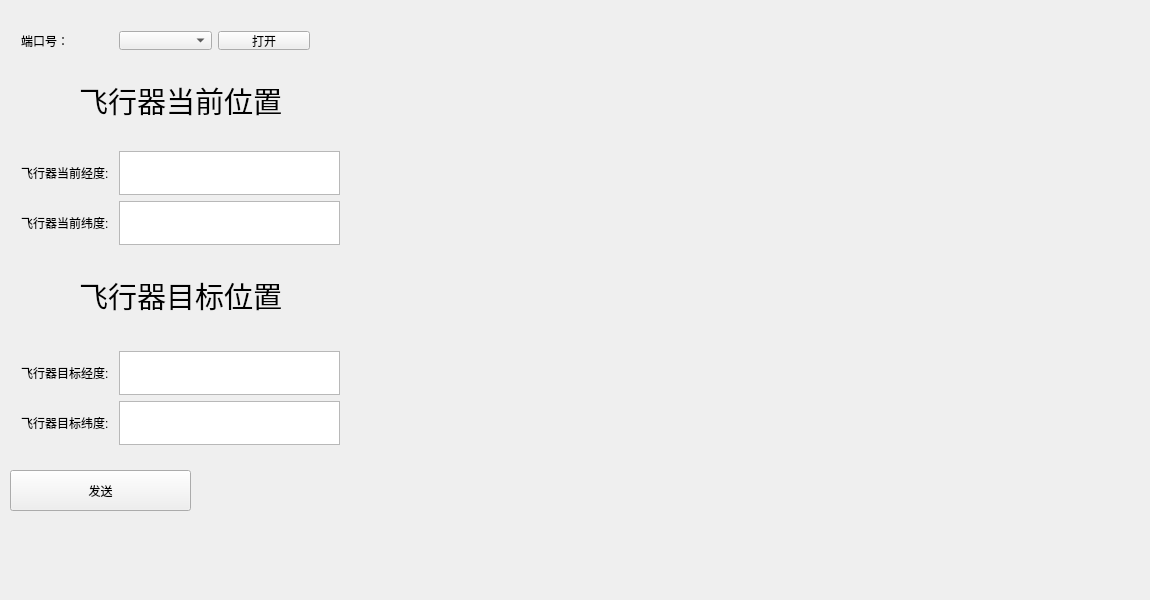
<?xml version="1.0" encoding="UTF-8"?>
<ui version="4.0">
 <class>widget</class>
 <widget class="QWidget" name="widget">
  <property name="geometry">
   <rect>
    <x>0</x>
    <y>0</y>
    <width>1150</width>
    <height>600</height>
   </rect>
  </property>
  <property name="minimumSize">
   <size>
    <width>1150</width>
    <height>598</height>
   </size>
  </property>
  <property name="maximumSize">
   <size>
    <width>1150</width>
    <height>600</height>
   </size>
  </property>
  <property name="windowTitle">
   <string>widget</string>
  </property>
  <widget class="QWidget" name="layoutWidget">
   <property name="geometry">
    <rect>
     <x>10</x>
     <y>340</y>
     <width>341</width>
     <height>116</height>
    </rect>
   </property>
   <layout class="QVBoxLayout" name="verticalLayout_2">
    <item>
     <layout class="QHBoxLayout" name="horizontalLayout_5">
      <item>
       <widget class="QLabel" name="label_6">
        <property name="text">
         <string>飞行器目标经度:</string>
        </property>
       </widget>
      </item>
      <item>
       <spacer name="horizontalSpacer_3">
        <property name="orientation">
         <enum>Qt::Horizontal</enum>
        </property>
        <property name="sizeHint" stdset="0">
         <size>
          <width>40</width>
          <height>20</height>
         </size>
        </property>
       </spacer>
      </item>
      <item>
       <widget class="QTextEdit" name="textEditSend_JD"/>
      </item>
     </layout>
    </item>
    <item>
     <spacer name="verticalSpacer_5">
      <property name="orientation">
       <enum>Qt::Vertical</enum>
      </property>
      <property name="sizeHint" stdset="0">
       <size>
        <width>20</width>
        <height>40</height>
       </size>
      </property>
     </spacer>
    </item>
    <item>
     <layout class="QHBoxLayout" name="horizontalLayout_6">
      <item>
       <widget class="QLabel" name="label_7">
        <property name="text">
         <string>飞行器目标纬度:</string>
        </property>
       </widget>
      </item>
      <item>
       <spacer name="horizontalSpacer_4">
        <property name="orientation">
         <enum>Qt::Horizontal</enum>
        </property>
        <property name="sizeHint" stdset="0">
         <size>
          <width>40</width>
          <height>20</height>
         </size>
        </property>
       </spacer>
      </item>
      <item>
       <widget class="QTextEdit" name="textEditSend_WD"/>
      </item>
     </layout>
    </item>
   </layout>
  </widget>
  <widget class="QWidget" name="layoutWidget_3">
   <property name="geometry">
    <rect>
     <x>10</x>
     <y>20</y>
     <width>311</width>
     <height>41</height>
    </rect>
   </property>
   <layout class="QHBoxLayout" name="horizontalLayout">
    <item>
     <widget class="QLabel" name="label">
      <property name="text">
       <string>端口号：</string>
      </property>
     </widget>
    </item>
    <item>
     <widget class="QComboBox" name="CboxSerialport"/>
    </item>
    <item>
     <widget class="QPushButton" name="ButtonSwitch">
      <property name="text">
       <string>打开</string>
      </property>
     </widget>
    </item>
   </layout>
  </widget>
  <widget class="QPushButton" name="Button_Send">
   <property name="geometry">
    <rect>
     <x>10</x>
     <y>470</y>
     <width>181</width>
     <height>41</height>
    </rect>
   </property>
   <property name="text">
    <string>发送</string>
   </property>
  </widget>
  <widget class="QWidget" name="layoutWidget_4">
   <property name="geometry">
    <rect>
     <x>10</x>
     <y>140</y>
     <width>341</width>
     <height>116</height>
    </rect>
   </property>
   <layout class="QVBoxLayout" name="verticalLayout">
    <item>
     <layout class="QHBoxLayout" name="horizontalLayout_2">
      <item>
       <widget class="QLabel" name="label_4">
        <property name="text">
         <string>飞行器当前经度:</string>
        </property>
       </widget>
      </item>
      <item>
       <spacer name="horizontalSpacer">
        <property name="orientation">
         <enum>Qt::Horizontal</enum>
        </property>
        <property name="sizeHint" stdset="0">
         <size>
          <width>40</width>
          <height>20</height>
         </size>
        </property>
       </spacer>
      </item>
      <item>
       <widget class="QTextEdit" name="textEdiReceive_JD"/>
      </item>
     </layout>
    </item>
    <item>
     <spacer name="verticalSpacer">
      <property name="orientation">
       <enum>Qt::Vertical</enum>
      </property>
      <property name="sizeHint" stdset="0">
       <size>
        <width>20</width>
        <height>40</height>
       </size>
      </property>
     </spacer>
    </item>
    <item>
     <layout class="QHBoxLayout" name="horizontalLayout_3">
      <item>
       <widget class="QLabel" name="label_5">
        <property name="text">
         <string>飞行器当前纬度:</string>
        </property>
       </widget>
      </item>
      <item>
       <spacer name="horizontalSpacer_2">
        <property name="orientation">
         <enum>Qt::Horizontal</enum>
        </property>
        <property name="sizeHint" stdset="0">
         <size>
          <width>40</width>
          <height>20</height>
         </size>
        </property>
       </spacer>
      </item>
      <item>
       <widget class="QTextEdit" name="textEdiReceive_WD"/>
      </item>
     </layout>
    </item>
   </layout>
  </widget>
  <widget class="QWidget" name="layoutWidget">
   <property name="geometry">
    <rect>
     <x>10</x>
     <y>260</y>
     <width>341</width>
     <height>71</height>
    </rect>
   </property>
   <layout class="QVBoxLayout" name="verticalLayout_4">
    <item>
     <spacer name="verticalSpacer_6">
      <property name="orientation">
       <enum>Qt::Vertical</enum>
      </property>
      <property name="sizeHint" stdset="0">
       <size>
        <width>20</width>
        <height>40</height>
       </size>
      </property>
     </spacer>
    </item>
    <item>
     <layout class="QHBoxLayout" name="horizontalLayout_4">
      <item>
       <spacer name="horizontalSpacer_5">
        <property name="orientation">
         <enum>Qt::Horizontal</enum>
        </property>
        <property name="sizeHint" stdset="0">
         <size>
          <width>40</width>
          <height>20</height>
         </size>
        </property>
       </spacer>
      </item>
      <item>
       <layout class="QVBoxLayout" name="verticalLayout_3">
        <item>
         <spacer name="verticalSpacer_3">
          <property name="orientation">
           <enum>Qt::Vertical</enum>
          </property>
          <property name="sizeHint" stdset="0">
           <size>
            <width>20</width>
            <height>40</height>
           </size>
          </property>
         </spacer>
        </item>
        <item>
         <widget class="QLabel" name="label_3">
          <property name="font">
           <font>
            <family>AcadEref</family>
            <pointsize>22</pointsize>
           </font>
          </property>
          <property name="text">
           <string>飞行器目标位置</string>
          </property>
         </widget>
        </item>
        <item>
         <spacer name="verticalSpacer_2">
          <property name="orientation">
           <enum>Qt::Vertical</enum>
          </property>
          <property name="sizeHint" stdset="0">
           <size>
            <width>20</width>
            <height>40</height>
           </size>
          </property>
         </spacer>
        </item>
       </layout>
      </item>
      <item>
       <spacer name="horizontalSpacer_6">
        <property name="orientation">
         <enum>Qt::Horizontal</enum>
        </property>
        <property name="sizeHint" stdset="0">
         <size>
          <width>40</width>
          <height>20</height>
         </size>
        </property>
       </spacer>
      </item>
     </layout>
    </item>
    <item>
     <spacer name="verticalSpacer_4">
      <property name="orientation">
       <enum>Qt::Vertical</enum>
      </property>
      <property name="sizeHint" stdset="0">
       <size>
        <width>20</width>
        <height>40</height>
       </size>
      </property>
     </spacer>
    </item>
   </layout>
  </widget>
  <widget class="QWidget" name="layoutWidget">
   <property name="geometry">
    <rect>
     <x>10</x>
     <y>70</y>
     <width>341</width>
     <height>61</height>
    </rect>
   </property>
   <layout class="QVBoxLayout" name="verticalLayout_6">
    <item>
     <spacer name="verticalSpacer_9">
      <property name="orientation">
       <enum>Qt::Vertical</enum>
      </property>
      <property name="sizeHint" stdset="0">
       <size>
        <width>20</width>
        <height>40</height>
       </size>
      </property>
     </spacer>
    </item>
    <item>
     <layout class="QHBoxLayout" name="horizontalLayout_7">
      <item>
       <spacer name="horizontalSpacer_7">
        <property name="orientation">
         <enum>Qt::Horizontal</enum>
        </property>
        <property name="sizeHint" stdset="0">
         <size>
          <width>40</width>
          <height>20</height>
         </size>
        </property>
       </spacer>
      </item>
      <item>
       <layout class="QVBoxLayout" name="verticalLayout_5">
        <item>
         <spacer name="verticalSpacer_8">
          <property name="orientation">
           <enum>Qt::Vertical</enum>
          </property>
          <property name="sizeHint" stdset="0">
           <size>
            <width>20</width>
            <height>40</height>
           </size>
          </property>
         </spacer>
        </item>
        <item>
         <widget class="QLabel" name="label_2">
          <property name="font">
           <font>
            <family>AcadEref</family>
            <pointsize>22</pointsize>
           </font>
          </property>
          <property name="text">
           <string>飞行器当前位置</string>
          </property>
         </widget>
        </item>
        <item>
         <spacer name="verticalSpacer_7">
          <property name="orientation">
           <enum>Qt::Vertical</enum>
          </property>
          <property name="sizeHint" stdset="0">
           <size>
            <width>20</width>
            <height>40</height>
           </size>
          </property>
         </spacer>
        </item>
       </layout>
      </item>
      <item>
       <spacer name="horizontalSpacer_8">
        <property name="orientation">
         <enum>Qt::Horizontal</enum>
        </property>
        <property name="sizeHint" stdset="0">
         <size>
          <width>40</width>
          <height>20</height>
         </size>
        </property>
       </spacer>
      </item>
     </layout>
    </item>
    <item>
     <spacer name="verticalSpacer_10">
      <property name="orientation">
       <enum>Qt::Vertical</enum>
      </property>
      <property name="sizeHint" stdset="0">
       <size>
        <width>20</width>
        <height>40</height>
       </size>
      </property>
     </spacer>
    </item>
   </layout>
  </widget>
 </widget>
 <layoutdefault spacing="6" margin="11"/>
 <resources/>
 <connections/>
</ui>
